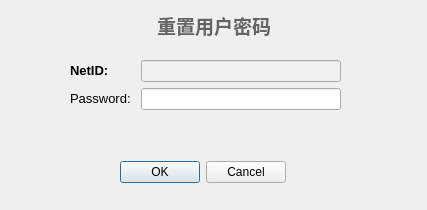
<?xml version="1.0" encoding="UTF-8"?>
<ui version="4.0">
 <class>ChangeInfo</class>
 <widget class="QWidget" name="ChangeInfo">
  <property name="geometry">
   <rect>
    <x>0</x>
    <y>0</y>
    <width>427</width>
    <height>210</height>
   </rect>
  </property>
  <property name="minimumSize">
   <size>
    <width>427</width>
    <height>210</height>
   </size>
  </property>
  <property name="maximumSize">
   <size>
    <width>427</width>
    <height>210</height>
   </size>
  </property>
  <property name="windowTitle">
   <string>重置用户密码</string>
  </property>
  <property name="windowIcon">
   <iconset resource="res.qrc">
    <normaloff>:/logo.png</normaloff>:/logo.png</iconset>
  </property>
  <widget class="QDialogButtonBox" name="btn_checkChange">
   <property name="geometry">
    <rect>
     <x>120</x>
     <y>160</y>
     <width>166</width>
     <height>24</height>
    </rect>
   </property>
   <property name="standardButtons">
    <set>QDialogButtonBox::Cancel|QDialogButtonBox::Ok</set>
   </property>
  </widget>
  <widget class="QLabel" name="userWinTitle">
   <property name="geometry">
    <rect>
     <x>150</x>
     <y>10</y>
     <width>128</width>
     <height>31</height>
    </rect>
   </property>
   <property name="font">
    <font>
     <pointsize>11</pointsize>
    </font>
   </property>
   <property name="text">
    <string>&lt;!DOCTYPE HTML PUBLIC &quot;-//W3C//DTD HTML 4.0//EN&quot; &quot;http://www.w3.org/TR/REC-html40/strict.dtd&quot;&gt;
&lt;html&gt;&lt;head&gt;&lt;meta name=&quot;qrichtext&quot; content=&quot;1&quot; /&gt;&lt;meta charset=&quot;utf-8&quot; /&gt;&lt;style type=&quot;text/css&quot;&gt;
p, li { white-space: pre-wrap; }
hr { height: 1px; border-width: 0; }
li.unchecked::marker { content: &quot;\2610&quot;; }
li.checked::marker { content: &quot;\2612&quot;; }
&lt;/style&gt;&lt;/head&gt;&lt;body style=&quot; font-family:'Microsoft YaHei UI'; font-size:11pt; font-weight:400; font-style:normal;&quot;&gt;
&lt;p align=&quot;center&quot; style=&quot; margin-top:0px; margin-bottom:0px; margin-left:0px; margin-right:0px; -qt-block-indent:0; text-indent:0px;&quot;&gt;&lt;span style=&quot; font-size:14pt; font-weight:700; color:#646464;&quot;&gt;重置用户密码&lt;/span&gt;&lt;/p&gt;&lt;/body&gt;&lt;/html&gt;</string>
   </property>
  </widget>
  <widget class="QWidget" name="formLayoutWidget">
   <property name="geometry">
    <rect>
     <x>70</x>
     <y>60</y>
     <width>271</width>
     <height>61</height>
    </rect>
   </property>
   <layout class="QFormLayout" name="formLayout">
    <item row="0" column="1">
     <widget class="QLineEdit" name="ID_line">
      <property name="font">
       <font>
        <bold>true</bold>
       </font>
      </property>
      <property name="styleSheet">
       <string notr="true">background-color: rgb(240, 240, 240);</string>
      </property>
      <property name="readOnly">
       <bool>true</bool>
      </property>
     </widget>
    </item>
    <item row="1" column="0">
     <widget class="QLabel" name="label_2">
      <property name="text">
       <string>&lt;html&gt;&lt;head/&gt;&lt;body&gt;&lt;p&gt;&lt;span style=&quot; font-size:10pt;&quot;&gt;Password: &lt;/span&gt;&lt;/p&gt;&lt;/body&gt;&lt;/html&gt;</string>
      </property>
     </widget>
    </item>
    <item row="1" column="1">
     <widget class="QLineEdit" name="PWD_line"/>
    </item>
    <item row="0" column="0">
     <widget class="QLabel" name="label">
      <property name="text">
       <string>&lt;html&gt;&lt;head/&gt;&lt;body&gt;&lt;p&gt;&lt;span style=&quot; font-size:10pt; font-weight:700;&quot;&gt;NetID: &lt;/span&gt;&lt;/p&gt;&lt;/body&gt;&lt;/html&gt;</string>
      </property>
     </widget>
    </item>
   </layout>
  </widget>
 </widget>
 <resources>
  <include location="res.qrc"/>
 </resources>
 <connections/>
</ui>
